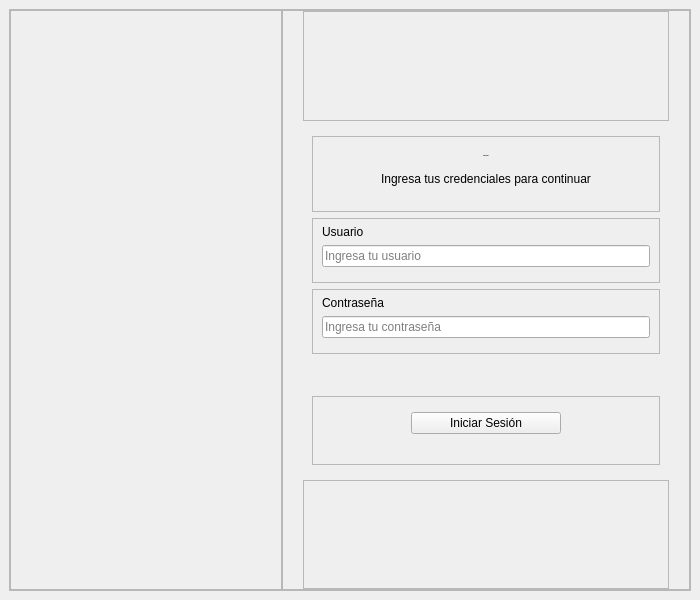
<?xml version="1.0" encoding="UTF-8"?>
<ui version="4.0">
 <class>LoginWindow</class>
 <widget class="QMainWindow" name="LoginWindow">
  <property name="geometry">
   <rect>
    <x>0</x>
    <y>0</y>
    <width>700</width>
    <height>600</height>
   </rect>
  </property>
  <property name="minimumSize">
   <size>
    <width>700</width>
    <height>600</height>
   </size>
  </property>
  <property name="maximumSize">
   <size>
    <width>700</width>
    <height>600</height>
   </size>
  </property>
  <property name="windowTitle">
   <string>LoginWindow</string>
  </property>
  <widget class="QWidget" name="centralwidget">
   <layout class="QHBoxLayout" name="horizontalLayout">
    <item>
     <widget class="QFrame" name="frame">
      <property name="frameShape">
       <enum>QFrame::Shape::StyledPanel</enum>
      </property>
      <property name="frameShadow">
       <enum>QFrame::Shadow::Raised</enum>
      </property>
      <layout class="QHBoxLayout" name="horizontalLayout_2" stretch="2,3">
       <property name="spacing">
        <number>0</number>
       </property>
       <property name="leftMargin">
        <number>0</number>
       </property>
       <property name="topMargin">
        <number>0</number>
       </property>
       <property name="rightMargin">
        <number>0</number>
       </property>
       <property name="bottomMargin">
        <number>0</number>
       </property>
       <item>
        <widget class="QFrame" name="left_frame">
         <property name="frameShape">
          <enum>QFrame::Shape::StyledPanel</enum>
         </property>
         <property name="frameShadow">
          <enum>QFrame::Shadow::Raised</enum>
         </property>
         <property name="lineWidth">
          <number>1</number>
         </property>
        </widget>
       </item>
       <item>
        <widget class="QFrame" name="right_frame">
         <property name="frameShape">
          <enum>QFrame::Shape::StyledPanel</enum>
         </property>
         <property name="frameShadow">
          <enum>QFrame::Shadow::Raised</enum>
         </property>
         <property name="midLineWidth">
          <number>-1</number>
         </property>
         <layout class="QVBoxLayout" name="verticalLayout" stretch="1,2,1">
          <property name="leftMargin">
           <number>20</number>
          </property>
          <property name="topMargin">
           <number>0</number>
          </property>
          <property name="rightMargin">
           <number>20</number>
          </property>
          <property name="bottomMargin">
           <number>0</number>
          </property>
          <item>
           <widget class="QFrame" name="frame_4">
            <property name="frameShape">
             <enum>QFrame::Shape::StyledPanel</enum>
            </property>
            <property name="frameShadow">
             <enum>QFrame::Shadow::Raised</enum>
            </property>
            <property name="lineWidth">
             <number>0</number>
            </property>
           </widget>
          </item>
          <item>
           <widget class="QFrame" name="panel_login">
            <property name="frameShape">
             <enum>QFrame::Shape::NoFrame</enum>
            </property>
            <property name="frameShadow">
             <enum>QFrame::Shadow::Plain</enum>
            </property>
            <property name="lineWidth">
             <number>1</number>
            </property>
            <property name="midLineWidth">
             <number>0</number>
            </property>
            <layout class="QVBoxLayout" name="verticalLayout_2">
             <item>
              <widget class="QFrame" name="frame_7">
               <property name="frameShape">
                <enum>QFrame::Shape::StyledPanel</enum>
               </property>
               <property name="frameShadow">
                <enum>QFrame::Shadow::Raised</enum>
               </property>
               <layout class="QGridLayout" name="gridLayout">
                <property name="bottomMargin">
                 <number>25</number>
                </property>
                <item row="0" column="0">
                 <spacer name="horizontalSpacer">
                  <property name="orientation">
                   <enum>Qt::Orientation::Horizontal</enum>
                  </property>
                  <property name="sizeHint" stdset="0">
                   <size>
                    <width>40</width>
                    <height>20</height>
                   </size>
                  </property>
                 </spacer>
                </item>
                <item row="0" column="1">
                 <widget class="QLabel" name="titleLabel">
                  <property name="font">
                   <font>
                    <pointsize>-1</pointsize>
                    <bold>true</bold>
                   </font>
                  </property>
                  <property name="layoutDirection">
                   <enum>Qt::LayoutDirection::LeftToRight</enum>
                  </property>
                  <property name="autoFillBackground">
                   <bool>false</bool>
                  </property>
                  <property name="text">
                   <string>Bienvenido</string>
                  </property>
                  <property name="textFormat">
                   <enum>Qt::TextFormat::RichText</enum>
                  </property>
                  <property name="alignment">
                   <set>Qt::AlignmentFlag::AlignCenter</set>
                  </property>
                 </widget>
                </item>
                <item row="0" column="2">
                 <spacer name="horizontalSpacer_4">
                  <property name="orientation">
                   <enum>Qt::Orientation::Horizontal</enum>
                  </property>
                  <property name="sizeHint" stdset="0">
                   <size>
                    <width>40</width>
                    <height>20</height>
                   </size>
                  </property>
                 </spacer>
                </item>
                <item row="1" column="1">
                 <widget class="QLabel" name="subtitleLabel">
                  <property name="text">
                   <string>Ingresa tus credenciales para continuar</string>
                  </property>
                 </widget>
                </item>
               </layout>
              </widget>
             </item>
             <item>
              <widget class="QFrame" name="frame_10">
               <property name="frameShape">
                <enum>QFrame::Shape::StyledPanel</enum>
               </property>
               <property name="frameShadow">
                <enum>QFrame::Shadow::Raised</enum>
               </property>
               <layout class="QGridLayout" name="gridLayout_2">
                <property name="topMargin">
                 <number>6</number>
                </property>
                <property name="bottomMargin">
                 <number>15</number>
                </property>
                <item row="0" column="0">
                 <widget class="QLabel" name="userLabel">
                  <property name="text">
                   <string>Usuario</string>
                  </property>
                 </widget>
                </item>
                <item row="1" column="0">
                 <widget class="QLineEdit" name="usernameEdit">
                  <property name="minimumSize">
                   <size>
                    <width>200</width>
                    <height>0</height>
                   </size>
                  </property>
                  <property name="baseSize">
                   <size>
                    <width>0</width>
                    <height>0</height>
                   </size>
                  </property>
                  <property name="frame">
                   <bool>true</bool>
                  </property>
                  <property name="placeholderText">
                   <string>Ingresa tu usuario</string>
                  </property>
                  <property name="clearButtonEnabled">
                   <bool>true</bool>
                  </property>
                 </widget>
                </item>
               </layout>
              </widget>
             </item>
             <item>
              <widget class="QFrame" name="frame_13">
               <property name="frameShape">
                <enum>QFrame::Shape::StyledPanel</enum>
               </property>
               <property name="frameShadow">
                <enum>QFrame::Shadow::Raised</enum>
               </property>
               <layout class="QGridLayout" name="gridLayout_3">
                <property name="topMargin">
                 <number>6</number>
                </property>
                <property name="bottomMargin">
                 <number>15</number>
                </property>
                <item row="0" column="0">
                 <widget class="QLabel" name="passLabel">
                  <property name="text">
                   <string>Contraseña</string>
                  </property>
                 </widget>
                </item>
                <item row="1" column="0">
                 <widget class="QLineEdit" name="passwordEdit">
                  <property name="minimumSize">
                   <size>
                    <width>200</width>
                    <height>0</height>
                   </size>
                  </property>
                  <property name="echoMode">
                   <enum>QLineEdit::EchoMode::Password</enum>
                  </property>
                  <property name="placeholderText">
                   <string>Ingresa tu contraseña</string>
                  </property>
                 </widget>
                </item>
               </layout>
              </widget>
             </item>
             <item>
              <widget class="QFrame" name="errorBox">
               <property name="enabled">
                <bool>true</bool>
               </property>
               <property name="visible">
                <bool>true</bool>
               </property>
               <property name="frameShape">
                <enum>QFrame::Shape::NoFrame</enum>
               </property>
               <layout class="QHBoxLayout" name="errorLayout">
                <property name="spacing">
                 <number>8</number>
                </property>
                <property name="leftMargin">
                 <number>12</number>
                </property>
                <property name="topMargin">
                 <number>8</number>
                </property>
                <property name="rightMargin">
                 <number>12</number>
                </property>
                <property name="bottomMargin">
                 <number>8</number>
                </property>
                <item>
                 <widget class="QLabel" name="errorIcon">
                  <property name="sizePolicy">
                   <sizepolicy hsizetype="Fixed" vsizetype="Fixed">
                    <horstretch>0</horstretch>
                    <verstretch>0</verstretch>
                   </sizepolicy>
                  </property>
                  <property name="alignment">
                   <set>Qt::AlignmentFlag::AlignTop</set>
                  </property>
                 </widget>
                </item>
                <item>
                 <widget class="QLabel" name="errorLabel">
                  <property name="enabled">
                   <bool>true</bool>
                  </property>
                  <property name="text">
                   <string/>
                  </property>
                  <property name="wordWrap">
                   <bool>true</bool>
                  </property>
                 </widget>
                </item>
               </layout>
              </widget>
             </item>
             <item>
              <widget class="QFrame" name="frame_16">
               <property name="frameShape">
                <enum>QFrame::Shape::StyledPanel</enum>
               </property>
               <property name="frameShadow">
                <enum>QFrame::Shadow::Raised</enum>
               </property>
               <layout class="QHBoxLayout" name="horizontalLayout_6">
                <property name="topMargin">
                 <number>15</number>
                </property>
                <property name="bottomMargin">
                 <number>30</number>
                </property>
                <item>
                 <spacer name="horizontalSpacer_7">
                  <property name="orientation">
                   <enum>Qt::Orientation::Horizontal</enum>
                  </property>
                  <property name="sizeHint" stdset="0">
                   <size>
                    <width>59</width>
                    <height>20</height>
                   </size>
                  </property>
                 </spacer>
                </item>
                <item>
                 <widget class="QPushButton" name="loginButton">
                  <property name="minimumSize">
                   <size>
                    <width>150</width>
                    <height>0</height>
                   </size>
                  </property>
                  <property name="text">
                   <string>Iniciar Sesión</string>
                  </property>
                 </widget>
                </item>
                <item>
                 <spacer name="horizontalSpacer_8">
                  <property name="orientation">
                   <enum>Qt::Orientation::Horizontal</enum>
                  </property>
                  <property name="sizeHint" stdset="0">
                   <size>
                    <width>59</width>
                    <height>20</height>
                   </size>
                  </property>
                 </spacer>
                </item>
               </layout>
              </widget>
             </item>
            </layout>
           </widget>
          </item>
          <item>
           <widget class="QFrame" name="frame_6">
            <property name="frameShape">
             <enum>QFrame::Shape::StyledPanel</enum>
            </property>
            <property name="frameShadow">
             <enum>QFrame::Shadow::Raised</enum>
            </property>
           </widget>
          </item>
         </layout>
        </widget>
       </item>
      </layout>
     </widget>
    </item>
   </layout>
  </widget>
  <widget class="QMenuBar" name="menubar">
   <property name="geometry">
    <rect>
     <x>0</x>
     <y>0</y>
     <width>700</width>
     <height>33</height>
    </rect>
   </property>
  </widget>
 </widget>
 <resources>
  <include location="../../resources/Resources.qrc"/>
 </resources>
 <connections/>
</ui>
